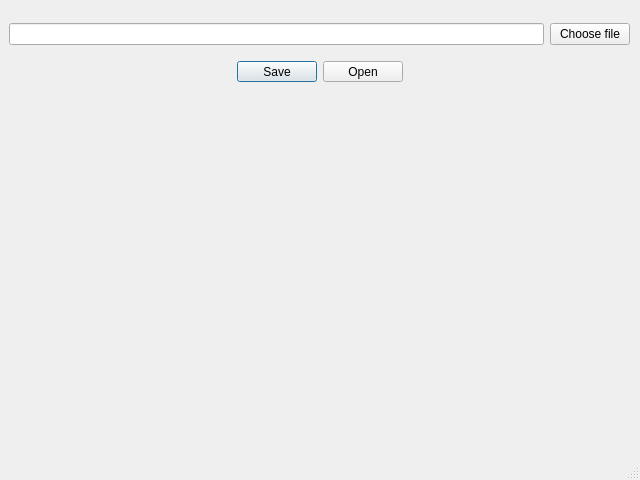
<?xml version="1.0" encoding="UTF-8"?>
<ui version="4.0">
 <class>karin_NLTMainWindow</class>
 <widget class="QMainWindow" name="karin_NLTMainWindow">
  <property name="geometry">
   <rect>
    <x>0</x>
    <y>0</y>
    <width>640</width>
    <height>480</height>
   </rect>
  </property>
  <property name="windowTitle">
   <string>MainWindow</string>
  </property>
  <widget class="QWidget" name="centralwidget">
   <widget class="QWidget" name="verticalLayoutWidget">
    <property name="geometry">
     <rect>
      <x>0</x>
      <y>0</y>
      <width>641</width>
      <height>451</height>
     </rect>
    </property>
    <layout class="QVBoxLayout" name="verticalLayout">
     <item>
      <widget class="QWidget" name="widget" native="true">
       <property name="sizePolicy">
        <sizepolicy hsizetype="Preferred" vsizetype="Preferred">
         <horstretch>0</horstretch>
         <verstretch>0</verstretch>
        </sizepolicy>
       </property>
       <property name="maximumSize">
        <size>
         <width>16777215</width>
         <height>96</height>
        </size>
       </property>
       <layout class="QHBoxLayout" name="horizontalLayout_5">
        <item>
         <layout class="QVBoxLayout" name="verticalLayout_2">
          <item>
           <widget class="QWidget" name="widget_3" native="true">
            <widget class="QWidget" name="horizontalLayoutWidget">
             <property name="geometry">
              <rect>
               <x>0</x>
               <y>0</y>
               <width>621</width>
               <height>51</height>
              </rect>
             </property>
             <layout class="QHBoxLayout" name="horizontalLayout">
              <item>
               <widget class="QLineEdit" name="file_chooser_line"/>
              </item>
              <item>
               <widget class="QPushButton" name="file_chooser_btn">
                <property name="text">
                 <string>Choose file</string>
                </property>
               </widget>
              </item>
             </layout>
            </widget>
            <widget class="QDialogButtonBox" name="tools">
             <property name="geometry">
              <rect>
               <x>10</x>
               <y>52</y>
               <width>601</width>
               <height>21</height>
              </rect>
             </property>
             <property name="standardButtons">
              <set>QDialogButtonBox::Open|QDialogButtonBox::Save</set>
             </property>
             <property name="centerButtons">
              <bool>true</bool>
             </property>
            </widget>
           </widget>
          </item>
         </layout>
        </item>
       </layout>
      </widget>
     </item>
     <item>
      <widget class="QWidget" name="widget_2" native="true">
       <widget class="QWidget" name="horizontalLayoutWidget_2">
        <property name="geometry">
         <rect>
          <x>0</x>
          <y>0</y>
          <width>641</width>
          <height>400</height>
         </rect>
        </property>
        <layout class="QHBoxLayout" name="horizontalLayout_2"/>
       </widget>
      </widget>
     </item>
    </layout>
   </widget>
  </widget>
  <widget class="QMenuBar" name="menubar">
   <property name="geometry">
    <rect>
     <x>0</x>
     <y>0</y>
     <width>640</width>
     <height>23</height>
    </rect>
   </property>
  </widget>
  <widget class="QStatusBar" name="statusbar"/>
 </widget>
 <resources/>
 <connections/>
</ui>
